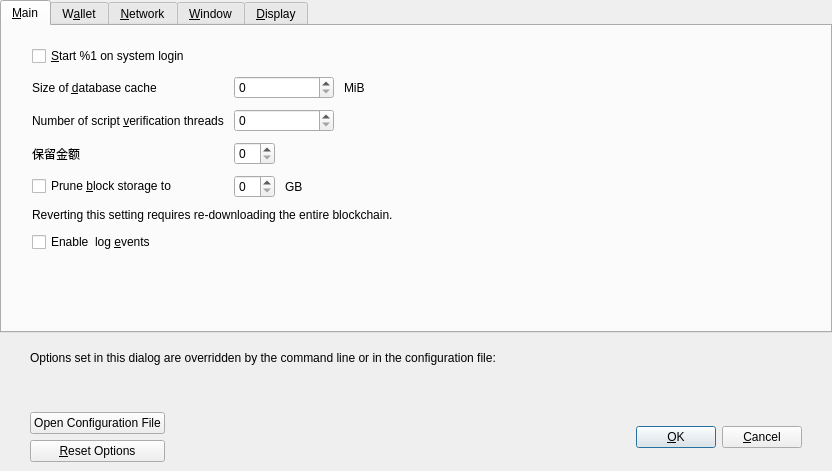
<?xml version="1.0" encoding="UTF-8"?>
<ui version="4.0">
 <class>OptionsDialog</class>
 <widget class="QDialog" name="OptionsDialog">
  <property name="geometry">
   <rect>
    <x>0</x>
    <y>0</y>
    <width>832</width>
    <height>471</height>
   </rect>
  </property>
  <property name="windowTitle">
   <string>Options</string>
  </property>
  <property name="modal">
   <bool>true</bool>
  </property>
  <layout class="QVBoxLayout" name="verticalLayout">
   <property name="leftMargin">
    <number>0</number>
   </property>
   <property name="topMargin">
    <number>0</number>
   </property>
   <property name="rightMargin">
    <number>0</number>
   </property>
   <property name="bottomMargin">
    <number>0</number>
   </property>
   <item>
    <widget class="QTabWidget" name="tabWidget">
     <property name="currentIndex">
      <number>0</number>
     </property>
     <widget class="QWidget" name="tabMain">
      <attribute name="title">
       <string>&amp;Main</string>
      </attribute>
      <layout class="QVBoxLayout" name="verticalLayout_3">
       <property name="spacing">
        <number>10</number>
       </property>
       <property name="leftMargin">
        <number>30</number>
       </property>
       <property name="topMargin">
        <number>20</number>
       </property>
       <property name="rightMargin">
        <number>30</number>
       </property>
       <property name="bottomMargin">
        <number>20</number>
       </property>
       <item>
        <widget class="QCheckBox" name="bitcoinAtStartup">
         <property name="toolTip">
          <string>Automatically start %1 after logging in to the system.</string>
         </property>
         <property name="text">
          <string>&amp;Start %1 on system login</string>
         </property>
        </widget>
       </item>
       <item>
        <layout class="QGridLayout" name="gridLayout">
         <property name="verticalSpacing">
          <number>10</number>
         </property>
         <item row="4" column="0" colspan="2">
          <widget class="QLabel" name="pruneWarning">
           <property name="text">
            <string>Reverting this setting requires re-downloading the entire blockchain.</string>
           </property>
           <property name="textFormat">
            <enum>Qt::PlainText</enum>
           </property>
          </widget>
         </item>
         <item row="1" column="0">
          <widget class="QLabel" name="threadsScriptVerifLabel">
           <property name="text">
            <string>Number of script &amp;verification threads</string>
           </property>
           <property name="textFormat">
            <enum>Qt::PlainText</enum>
           </property>
           <property name="buddy">
            <cstring>threadsScriptVerif</cstring>
           </property>
          </widget>
         </item>
         <item row="2" column="0">
          <widget class="QLabel" name="reserveBalanceLabel">
           <property name="text">
            <string>保留金额</string>
           </property>
           <property name="textFormat">
            <enum>Qt::PlainText</enum>
           </property>
           <property name="buddy">
            <cstring>threadsScriptVerif</cstring>
           </property>
          </widget>
         </item>
         <item row="0" column="1">
          <layout class="QHBoxLayout" name="horizontalLayout_2_Main">
           <item>
            <widget class="QSpinBox" name="databaseCache">
             <property name="minimumSize">
              <size>
               <width>100</width>
               <height>0</height>
              </size>
             </property>
            </widget>
           </item>
           <item>
            <widget class="QLabel" name="databaseCacheUnitLabel">
             <property name="text">
              <string>MiB</string>
             </property>
             <property name="textFormat">
              <enum>Qt::PlainText</enum>
             </property>
            </widget>
           </item>
           <item>
            <spacer name="horizontalSpacer_2_Main">
             <property name="orientation">
              <enum>Qt::Horizontal</enum>
             </property>
             <property name="sizeHint" stdset="0">
              <size>
               <width>40</width>
               <height>20</height>
              </size>
             </property>
            </spacer>
           </item>
          </layout>
         </item>
         <item row="0" column="0">
          <widget class="QLabel" name="databaseCacheLabel">
           <property name="text">
            <string>Size of &amp;database cache</string>
           </property>
           <property name="textFormat">
            <enum>Qt::PlainText</enum>
           </property>
           <property name="buddy">
            <cstring>databaseCache</cstring>
           </property>
          </widget>
         </item>
         <item row="2" column="1">
          <layout class="QHBoxLayout" name="horizontalLayout_3_Main_3">
           <item>
            <widget class="BitcoinAmountField" name="reserveBalance">
             <property name="toolTip">
              <string>Reserve amount that will not be used for staking</string>
             </property>
            </widget>
           </item>
           <item>
            <spacer name="horizontalSpacer_3_Main_3">
             <property name="orientation">
              <enum>Qt::Horizontal</enum>
             </property>
             <property name="sizeHint" stdset="0">
              <size>
               <width>40</width>
               <height>20</height>
              </size>
             </property>
            </spacer>
           </item>
          </layout>
         </item>
         <item row="1" column="1">
          <layout class="QHBoxLayout" name="horizontalLayout_3_Main">
           <item>
            <widget class="QSpinBox" name="threadsScriptVerif">
             <property name="minimumSize">
              <size>
               <width>100</width>
               <height>0</height>
              </size>
             </property>
             <property name="toolTip">
              <string>(0 = auto, &lt;0 = leave that many cores free)</string>
             </property>
            </widget>
           </item>
           <item>
            <spacer name="horizontalSpacer_3_Main">
             <property name="orientation">
              <enum>Qt::Horizontal</enum>
             </property>
             <property name="sizeHint" stdset="0">
              <size>
               <width>40</width>
               <height>20</height>
              </size>
             </property>
            </spacer>
           </item>
          </layout>
         </item>
         <item row="3" column="0">
          <widget class="QCheckBox" name="prune">
           <property name="toolTip">
            <string>Disables some advanced features but all blocks will still be fully validated. Reverting this setting requires re-downloading the entire blockchain. Actual disk usage may be somewhat higher.</string>
           </property>
           <property name="text">
            <string>Prune &amp;block storage to</string>
           </property>
          </widget>
         </item>
         <item row="3" column="1">
          <layout class="QHBoxLayout" name="horizontalLayout_Main_Prune">
           <item>
            <widget class="QSpinBox" name="pruneSize"/>
           </item>
           <item>
            <widget class="QLabel" name="pruneSizeUnitLabel">
             <property name="text">
              <string>GB</string>
             </property>
             <property name="textFormat">
              <enum>Qt::PlainText</enum>
             </property>
            </widget>
           </item>
           <item>
            <spacer name="horizontalSpacer_Main_Prune">
             <property name="orientation">
              <enum>Qt::Horizontal</enum>
             </property>
             <property name="sizeHint" stdset="0">
              <size>
               <width>40</width>
               <height>20</height>
              </size>
             </property>
            </spacer>
           </item>
          </layout>
         </item>
        </layout>
       </item>
       <item>
        <widget class="QCheckBox" name="logEvents">
         <property name="text">
          <string>Enable  log &amp;events</string>
         </property>
        </widget>
       </item>
       <item>
        <spacer name="verticalSpacer_Main">
         <property name="orientation">
          <enum>Qt::Vertical</enum>
         </property>
         <property name="sizeHint" stdset="0">
          <size>
           <width>20</width>
           <height>40</height>
          </size>
         </property>
        </spacer>
       </item>
      </layout>
     </widget>
     <widget class="QWidget" name="tabWallet">
      <attribute name="title">
       <string>W&amp;allet</string>
      </attribute>
      <layout class="QVBoxLayout" name="verticalLayout_Wallet">
       <property name="spacing">
        <number>10</number>
       </property>
       <property name="leftMargin">
        <number>30</number>
       </property>
       <property name="topMargin">
        <number>20</number>
       </property>
       <property name="rightMargin">
        <number>30</number>
       </property>
       <property name="bottomMargin">
        <number>20</number>
       </property>
       <item>
        <widget class="QGroupBox" name="groupBox">
         <property name="title">
          <string>Expert</string>
         </property>
         <layout class="QVBoxLayout" name="verticalLayout_2">
          <property name="spacing">
           <number>10</number>
          </property>
          <item>
           <widget class="QCheckBox" name="coinControlFeatures">
            <property name="toolTip">
             <string>Whether to show coin control features or not.</string>
            </property>
            <property name="text">
             <string>Enable coin &amp;control features</string>
            </property>
           </widget>
          </item>
          <item>
           <widget class="QCheckBox" name="spendZeroConfChange">
            <property name="toolTip">
             <string>If you disable the spending of unconfirmed change, the change from a transaction cannot be used until that transaction has at least one confirmation. This also affects how your balance is computed.</string>
            </property>
            <property name="text">
             <string>&amp;Spend unconfirmed change</string>
            </property>
           </widget>
          </item>
          <item>
           <widget class="QCheckBox" name="zeroBalanceAddressToken">
            <property name="text">
             <string>允许将余额为零的地址作为代币收款地址</string>
            </property>
           </widget>
          </item>
          <item>
           <widget class="QCheckBox" name="useChangeAddress">
            <property name="text">
             <string>使用找零地址</string>
            </property>
           </widget>
          </item>
          <item>
           <widget class="QCheckBox" name="checkForUpdates">
            <property name="text">
             <string>检查更新</string>
            </property>
           </widget>
          </item>
         </layout>
        </widget>
       </item>
       <item>
        <spacer name="verticalSpacer_Wallet">
         <property name="orientation">
          <enum>Qt::Vertical</enum>
         </property>
         <property name="sizeHint" stdset="0">
          <size>
           <width>20</width>
           <height>40</height>
          </size>
         </property>
        </spacer>
       </item>
      </layout>
     </widget>
     <widget class="QWidget" name="tabNetwork">
      <attribute name="title">
       <string>&amp;Network</string>
      </attribute>
      <layout class="QVBoxLayout" name="verticalLayout_Network">
       <property name="spacing">
        <number>10</number>
       </property>
       <property name="leftMargin">
        <number>30</number>
       </property>
       <property name="topMargin">
        <number>20</number>
       </property>
       <property name="rightMargin">
        <number>30</number>
       </property>
       <property name="bottomMargin">
        <number>20</number>
       </property>
       <item>
        <widget class="QCheckBox" name="mapPortUpnp">
         <property name="toolTip">
          <string>Automatically open the Bitcoin client port on the router. This only works when your router supports UPnP and it is enabled.</string>
         </property>
         <property name="text">
          <string>Map port using &amp;UPnP</string>
         </property>
        </widget>
       </item>
       <item>
        <widget class="QCheckBox" name="allowIncoming">
         <property name="toolTip">
          <string>Accept connections from outside.</string>
         </property>
         <property name="text">
          <string>Allow incomin&amp;g connections</string>
         </property>
        </widget>
       </item>
       <item>
        <widget class="QCheckBox" name="connectSocks">
         <property name="toolTip">
          <string>Connect to the Bitcoin network through a SOCKS5 proxy.</string>
         </property>
         <property name="text">
          <string>&amp;Connect through SOCKS5 proxy (default proxy):</string>
         </property>
        </widget>
       </item>
       <item>
        <layout class="QHBoxLayout" name="horizontalLayout_1_Network">
         <item>
          <widget class="QLabel" name="proxyIpLabel">
           <property name="text">
            <string>Proxy &amp;IP:</string>
           </property>
           <property name="textFormat">
            <enum>Qt::PlainText</enum>
           </property>
           <property name="buddy">
            <cstring>proxyIp</cstring>
           </property>
          </widget>
         </item>
         <item>
          <widget class="QValidatedLineEdit" name="proxyIp">
           <property name="minimumSize">
            <size>
             <width>140</width>
             <height>0</height>
            </size>
           </property>
           <property name="maximumSize">
            <size>
             <width>140</width>
             <height>16777215</height>
            </size>
           </property>
           <property name="toolTip">
            <string>IP address of the proxy (e.g. IPv4: 127.0.0.1 / IPv6: ::1)</string>
           </property>
          </widget>
         </item>
         <item>
          <widget class="QLabel" name="proxyPortLabel">
           <property name="text">
            <string>&amp;Port:</string>
           </property>
           <property name="textFormat">
            <enum>Qt::PlainText</enum>
           </property>
           <property name="buddy">
            <cstring>proxyPort</cstring>
           </property>
          </widget>
         </item>
         <item>
          <widget class="QLineEdit" name="proxyPort">
           <property name="minimumSize">
            <size>
             <width>55</width>
             <height>0</height>
            </size>
           </property>
           <property name="maximumSize">
            <size>
             <width>55</width>
             <height>16777215</height>
            </size>
           </property>
           <property name="toolTip">
            <string>Port of the proxy (e.g. 9050)</string>
           </property>
          </widget>
         </item>
         <item>
          <spacer name="horizontalSpacer_1_Network">
           <property name="orientation">
            <enum>Qt::Horizontal</enum>
           </property>
           <property name="sizeHint" stdset="0">
            <size>
             <width>40</width>
             <height>20</height>
            </size>
           </property>
          </spacer>
         </item>
        </layout>
       </item>
       <item>
        <layout class="QHBoxLayout" name="horizontalLayout_2_Network">
         <item>
          <widget class="QLabel" name="proxyActiveNets">
           <property name="text">
            <string>Used for reaching peers via:</string>
           </property>
           <property name="textFormat">
            <enum>Qt::PlainText</enum>
           </property>
          </widget>
         </item>
         <item>
          <widget class="QCheckBox" name="proxyReachIPv4">
           <property name="enabled">
            <bool>false</bool>
           </property>
           <property name="toolTip">
            <string>Shows if the supplied default SOCKS5 proxy is used to reach peers via this network type.</string>
           </property>
           <property name="text">
            <string/>
           </property>
          </widget>
         </item>
         <item>
          <widget class="QLabel" name="proxyReachIPv4Label">
           <property name="text">
            <string>IPv4</string>
           </property>
           <property name="textFormat">
            <enum>Qt::PlainText</enum>
           </property>
          </widget>
         </item>
         <item>
          <widget class="QCheckBox" name="proxyReachIPv6">
           <property name="enabled">
            <bool>false</bool>
           </property>
           <property name="toolTip">
            <string>Shows if the supplied default SOCKS5 proxy is used to reach peers via this network type.</string>
           </property>
           <property name="text">
            <string/>
           </property>
          </widget>
         </item>
         <item>
          <widget class="QLabel" name="proxyReachIPv6Label">
           <property name="text">
            <string>IPv6</string>
           </property>
           <property name="textFormat">
            <enum>Qt::PlainText</enum>
           </property>
          </widget>
         </item>
         <item>
          <widget class="QCheckBox" name="proxyReachTor">
           <property name="enabled">
            <bool>false</bool>
           </property>
           <property name="toolTip">
            <string>Shows if the supplied default SOCKS5 proxy is used to reach peers via this network type.</string>
           </property>
           <property name="text">
            <string/>
           </property>
          </widget>
         </item>
         <item>
          <widget class="QLabel" name="proxyReachTorLabel">
           <property name="text">
            <string>Tor</string>
           </property>
           <property name="textFormat">
            <enum>Qt::PlainText</enum>
           </property>
          </widget>
         </item>
         <item>
          <spacer name="horizontalSpacer_2_Network">
           <property name="orientation">
            <enum>Qt::Horizontal</enum>
           </property>
           <property name="sizeHint" stdset="0">
            <size>
             <width>40</width>
             <height>20</height>
            </size>
           </property>
          </spacer>
         </item>
        </layout>
       </item>
       <item>
        <widget class="QCheckBox" name="connectSocksTor">
         <property name="toolTip">
          <string>Connect to the Bitcoin network through a separate SOCKS5 proxy for Tor hidden services.</string>
         </property>
         <property name="text">
          <string>Use separate SOCKS&amp;5 proxy to reach peers via Tor hidden services:</string>
         </property>
        </widget>
       </item>
       <item>
        <layout class="QHBoxLayout" name="horizontalLayout_3_Network">
         <item>
          <widget class="QLabel" name="proxyIpTorLabel">
           <property name="text">
            <string>Proxy &amp;IP:</string>
           </property>
           <property name="textFormat">
            <enum>Qt::PlainText</enum>
           </property>
           <property name="buddy">
            <cstring>proxyIpTor</cstring>
           </property>
          </widget>
         </item>
         <item>
          <widget class="QValidatedLineEdit" name="proxyIpTor">
           <property name="minimumSize">
            <size>
             <width>140</width>
             <height>0</height>
            </size>
           </property>
           <property name="maximumSize">
            <size>
             <width>140</width>
             <height>16777215</height>
            </size>
           </property>
           <property name="toolTip">
            <string>IP address of the proxy (e.g. IPv4: 127.0.0.1 / IPv6: ::1)</string>
           </property>
          </widget>
         </item>
         <item>
          <widget class="QLabel" name="proxyPortTorLabel">
           <property name="text">
            <string>&amp;Port:</string>
           </property>
           <property name="textFormat">
            <enum>Qt::PlainText</enum>
           </property>
           <property name="buddy">
            <cstring>proxyPortTor</cstring>
           </property>
          </widget>
         </item>
         <item>
          <widget class="QLineEdit" name="proxyPortTor">
           <property name="minimumSize">
            <size>
             <width>55</width>
             <height>0</height>
            </size>
           </property>
           <property name="maximumSize">
            <size>
             <width>55</width>
             <height>16777215</height>
            </size>
           </property>
           <property name="toolTip">
            <string>Port of the proxy (e.g. 9050)</string>
           </property>
          </widget>
         </item>
         <item>
          <spacer name="horizontalSpacer_4_Network">
           <property name="orientation">
            <enum>Qt::Horizontal</enum>
           </property>
           <property name="sizeHint" stdset="0">
            <size>
             <width>40</width>
             <height>20</height>
            </size>
           </property>
          </spacer>
         </item>
        </layout>
       </item>
       <item>
        <spacer name="verticalSpacer_Network">
         <property name="orientation">
          <enum>Qt::Vertical</enum>
         </property>
         <property name="sizeHint" stdset="0">
          <size>
           <width>20</width>
           <height>40</height>
          </size>
         </property>
        </spacer>
       </item>
      </layout>
     </widget>
     <widget class="QWidget" name="tabWindow">
      <attribute name="title">
       <string>&amp;Window</string>
      </attribute>
      <layout class="QVBoxLayout" name="verticalLayout_Window">
       <property name="spacing">
        <number>10</number>
       </property>
       <property name="leftMargin">
        <number>30</number>
       </property>
       <property name="topMargin">
        <number>20</number>
       </property>
       <property name="rightMargin">
        <number>30</number>
       </property>
       <property name="bottomMargin">
        <number>20</number>
       </property>
       <item>
        <widget class="QCheckBox" name="hideTrayIcon">
         <property name="toolTip">
          <string>Hide the icon from the system tray.</string>
         </property>
         <property name="text">
          <string>&amp;Hide tray icon</string>
         </property>
        </widget>
       </item>
       <item>
        <widget class="QCheckBox" name="minimizeToTray">
         <property name="toolTip">
          <string>Show only a tray icon after minimizing the window.</string>
         </property>
         <property name="text">
          <string>&amp;Minimize to the tray instead of the taskbar</string>
         </property>
        </widget>
       </item>
       <item>
        <widget class="QCheckBox" name="minimizeOnClose">
         <property name="toolTip">
          <string>Minimize instead of exit the application when the window is closed. When this option is enabled, the application will be closed only after selecting Exit in the menu.</string>
         </property>
         <property name="text">
          <string>M&amp;inimize on close</string>
         </property>
        </widget>
       </item>
       <item>
        <spacer name="verticalSpacer_Window">
         <property name="orientation">
          <enum>Qt::Vertical</enum>
         </property>
         <property name="sizeHint" stdset="0">
          <size>
           <width>20</width>
           <height>40</height>
          </size>
         </property>
        </spacer>
       </item>
      </layout>
     </widget>
     <widget class="QWidget" name="tabDisplay">
      <attribute name="title">
       <string>&amp;Display</string>
      </attribute>
      <layout class="QVBoxLayout" name="verticalLayout_Display">
       <property name="spacing">
        <number>10</number>
       </property>
       <property name="leftMargin">
        <number>30</number>
       </property>
       <property name="topMargin">
        <number>20</number>
       </property>
       <property name="rightMargin">
        <number>30</number>
       </property>
       <property name="bottomMargin">
        <number>20</number>
       </property>
       <item>
        <layout class="QGridLayout" name="gridLayout_2">
         <property name="verticalSpacing">
          <number>10</number>
         </property>
         <item row="0" column="0">
          <widget class="QLabel" name="langLabel">
           <property name="text">
            <string>User Interface &amp;language:</string>
           </property>
           <property name="textFormat">
            <enum>Qt::PlainText</enum>
           </property>
           <property name="buddy">
            <cstring>lang</cstring>
           </property>
          </widget>
         </item>
         <item row="0" column="1">
          <widget class="QValueComboBox" name="lang">
           <property name="toolTip">
            <string>The user interface language can be set here. This setting will take effect after restarting %1.</string>
           </property>
          </widget>
         </item>
         <item row="1" column="0">
          <widget class="QLabel" name="unitLabel">
           <property name="text">
            <string>&amp;Unit to show amounts in:</string>
           </property>
           <property name="textFormat">
            <enum>Qt::PlainText</enum>
           </property>
           <property name="buddy">
            <cstring>unit</cstring>
           </property>
          </widget>
         </item>
         <item row="2" column="0">
          <widget class="QLabel" name="thirdPartyTxUrlsLabel">
           <property name="toolTip">
            <string>Third party URLs (e.g. a block explorer) that appear in the transactions tab as context menu items. %s in the URL is replaced by transaction hash. Multiple URLs are separated by vertical bar |.</string>
           </property>
           <property name="text">
            <string>&amp;Third party transaction URLs</string>
           </property>
           <property name="buddy">
            <cstring>thirdPartyTxUrls</cstring>
           </property>
          </widget>
         </item>
         <item row="1" column="1">
          <widget class="QValueComboBox" name="unit">
           <property name="toolTip">
            <string>Choose the default subdivision unit to show in the interface and when sending coins.</string>
           </property>
          </widget>
         </item>
         <item row="2" column="1">
          <widget class="QLineEdit" name="thirdPartyTxUrls">
           <property name="toolTip">
            <string>Third party URLs (e.g. a block explorer) that appear in the transactions tab as context menu items. %s in the URL is replaced by transaction hash. Multiple URLs are separated by vertical bar |.</string>
           </property>
          </widget>
         </item>
         <item row="3" column="0">
          <widget class="QLabel" name="themeLabel">
           <property name="text">
            <string>User Interface &amp;style:</string>
           </property>
           <property name="textFormat">
            <enum>Qt::PlainText</enum>
           </property>
           <property name="buddy">
            <cstring>lang</cstring>
           </property>
          </widget>
         </item>
         <item row="3" column="1">
          <widget class="QValueComboBox" name="theme">
           <property name="toolTip">
            <string>The user interface style can be set here. This setting will take effect after restarting %1.</string>
           </property>
          </widget>
         </item>
        </layout>
       </item>
       <item>
        <spacer name="verticalSpacer_Display">
         <property name="orientation">
          <enum>Qt::Vertical</enum>
         </property>
         <property name="sizeHint" stdset="0">
          <size>
           <width>20</width>
           <height>40</height>
          </size>
         </property>
        </spacer>
       </item>
      </layout>
     </widget>
    </widget>
   </item>
   <item>
    <widget class="QFrame" name="frame">
     <layout class="QVBoxLayout" name="verticalLayout_Bottom">
      <property name="leftMargin">
       <number>30</number>
      </property>
      <property name="rightMargin">
       <number>30</number>
      </property>
      <item>
       <layout class="QHBoxLayout" name="horizontalLayout_Bottom">
        <item>
         <widget class="QLabel" name="overriddenByCommandLineInfoLabel">
          <property name="text">
           <string>Options set in this dialog are overridden by the command line or in the configuration file:</string>
          </property>
          <property name="textFormat">
           <enum>Qt::PlainText</enum>
          </property>
         </widget>
        </item>
        <item>
         <spacer name="horizontalSpacer_Bottom">
          <property name="orientation">
           <enum>Qt::Horizontal</enum>
          </property>
          <property name="sizeHint" stdset="0">
           <size>
            <width>40</width>
            <height>20</height>
           </size>
          </property>
         </spacer>
        </item>
       </layout>
      </item>
      <item>
       <widget class="QLabel" name="overriddenByCommandLineLabel">
        <property name="text">
         <string/>
        </property>
        <property name="textFormat">
         <enum>Qt::PlainText</enum>
        </property>
        <property name="wordWrap">
         <bool>true</bool>
        </property>
       </widget>
      </item>
     </layout>
    </widget>
   </item>
   <item>
    <widget class="QWidget" name="buttonsContainerWhite" native="true">
     <layout class="QHBoxLayout" name="horizontalLayout_2">
      <property name="leftMargin">
       <number>30</number>
      </property>
      <property name="rightMargin">
       <number>30</number>
      </property>
      <item>
       <layout class="QVBoxLayout" name="verticalLayout_Buttons">
        <item>
         <widget class="QPushButton" name="openBitcoinConfButton">
          <property name="toolTip">
           <string>Open the %1 configuration file from the working directory.</string>
          </property>
          <property name="text">
           <string>Open Configuration File</string>
          </property>
          <property name="autoDefault">
           <bool>false</bool>
          </property>
         </widget>
        </item>
        <item>
         <widget class="QPushButton" name="resetButton">
          <property name="toolTip">
           <string>Reset all client options to default.</string>
          </property>
          <property name="text">
           <string>&amp;Reset Options</string>
          </property>
          <property name="autoDefault">
           <bool>false</bool>
          </property>
         </widget>
        </item>
       </layout>
      </item>
      <item>
       <spacer name="horizontalSpacer_3">
        <property name="orientation">
         <enum>Qt::Horizontal</enum>
        </property>
        <property name="sizeHint" stdset="0">
         <size>
          <width>20</width>
          <height>20</height>
         </size>
        </property>
       </spacer>
      </item>
      <item>
       <widget class="QLabel" name="statusLabel">
        <property name="minimumSize">
         <size>
          <width>200</width>
          <height>0</height>
         </size>
        </property>
        <property name="font">
         <font>
          <weight>75</weight>
          <bold>true</bold>
         </font>
        </property>
        <property name="text">
         <string/>
        </property>
        <property name="textFormat">
         <enum>Qt::PlainText</enum>
        </property>
        <property name="wordWrap">
         <bool>true</bool>
        </property>
       </widget>
      </item>
      <item>
       <spacer name="horizontalSpacer">
        <property name="orientation">
         <enum>Qt::Horizontal</enum>
        </property>
        <property name="sizeHint" stdset="0">
         <size>
          <width>20</width>
          <height>20</height>
         </size>
        </property>
       </spacer>
      </item>
      <item>
       <widget class="QPushButton" name="okButton">
        <property name="text">
         <string>&amp;OK</string>
        </property>
        <property name="autoDefault">
         <bool>false</bool>
        </property>
        <property name="default">
         <bool>true</bool>
        </property>
       </widget>
      </item>
      <item>
       <widget class="QPushButton" name="cancelButton">
        <property name="text">
         <string>&amp;Cancel</string>
        </property>
        <property name="autoDefault">
         <bool>false</bool>
        </property>
       </widget>
      </item>
     </layout>
    </widget>
   </item>
  </layout>
 </widget>
 <customwidgets>
  <customwidget>
   <class>QValidatedLineEdit</class>
   <extends>QLineEdit</extends>
   <header>qt/qvalidatedlineedit.h</header>
  </customwidget>
  <customwidget>
   <class>QValueComboBox</class>
   <extends>QComboBox</extends>
   <header>qt/qvaluecombobox.h</header>
  </customwidget>
  <customwidget>
   <class>BitcoinAmountField</class>
   <extends>QSpinBox</extends>
   <header>qt/bitcoinamountfield.h</header>
  </customwidget>
 </customwidgets>
 <resources/>
 <connections/>
</ui>
